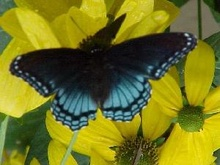
%> input picture imageclassification/extractor/phog/image_0058.jpg, 220 x 165 px, shrunk from 300 x 225 before the run
$ octave --eval "result = PhogDescriptor(imread('image_0058.jpg'));"   (GNU Octave 9; MATLAB toolbox functions it lacks are replaced by stand-ins)
%> lines starting %> are read from the running program, lines starting %| are printed output that depends on the picture; in (x1, y1, x2, y2) boxes, pixels count from 0 and x2, y2 are one past the last pixel; in counts of white or black regions, pixels touching at a corner belong together; the program's own positions count from 1
### imageclassification/extractor/phog/anna_binMatrix.m
function [bm bv] = anna_BinMatrix(A,E,G,angle,bin)
% anna_BINMATRIX Computes a Matrix (bm) with the same size of the image where
% (i,j) position contains the histogram value for the pixel at position (i,j)
% and another matrix (bv) where the position (i,j) contains the gradient
% value for the pixel at position (i,j)
%
%IN:
%	A - Matrix containing the angle values
%	E - Edge Image
%   G - Matrix containing the gradient values
%	angle - 180 or 360%
%   bin - Number of bins on the histogram
%	angle - 180 or 360
%OUT:
%	bm - matrix with the histogram values
%   bv - matrix with the graident values (only for the pixels belonging to
%   and edge)

[contorns,n] = bwlabel(E);
X = size(E,2);
Y = size(E,1);
bm = zeros(Y,X);
bv = zeros(Y,X);

nAngle = angle/bin;

for i=1:n
    [posY,posX] = find(contorns==i);
    for j=1:size(posY,1)
        pos_x = posX(j,1);
        pos_y = posY(j,1);

        b = ceil(A(pos_y,pos_x)/nAngle);
        if b==0, bin= 1; end
        if G(pos_y,pos_x)>0
            bm(pos_y,pos_x) = b;
            bv(pos_y,pos_x) = G(pos_y,pos_x);
        end
    end
end

### imageclassification/extractor/phog/anna_phogDescriptor.m
function p = anna_PhogDescriptor(bh,bv,L,bin)
% anna_PHOGDESCRIPTOR Computes Pyramid Histogram of Oriented Gradient over a ROI.
%
%IN:
%	bh - matrix of bin histogram values
%	bv - matrix of gradient values
%   L - number of pyramid levels
%   bin - number of bins
%
%OUT:
%	p - pyramid histogram of oriented gradients (phog descriptor)

p = [];
%level 0
for b=1:bin
    ind = bh==b;
    p = [p;sum(bv(ind))];
end

cella = 1;
for l=1:L
    x = fix(size(bh,2)/(2^l));
    y = fix(size(bh,1)/(2^l));
    xx=0;
    yy=0;
    while xx+x<=size(bh,2)
        while yy +y <=size(bh,1)
            bh_cella = [];
            bv_cella = [];

            bh_cella = bh(yy+1:yy+y,xx+1:xx+x);
            bv_cella = bv(yy+1:yy+y,xx+1:xx+x);

            for b=1:bin
                ind = bh_cella==b;
                p = [p;sum(bv_cella(ind))];
            end
            yy = yy+y;
        end
        cella = cella+1;
        yy = 0;
        xx = xx+x;
    end
end
if sum(p)~=0
    p = p/sum(p);
end

### imageclassification/extractor/phog/PhogDescriptor.m
function p = PhogDescriptor(Img)
%@descript: Computing the phog descriptor
%@param: img - image data, rgb or gray
%@return: desc - the desc descriptor, float, [0.0 1.0] sum(desc) = 1
%         dimensions = 680
%@example:
%         im = imread('rice.png');
%         phog = PhogDescriptor(im);

bin = 8;
angle = 360;
L=3;

[m,n,k] = size(Img);
%> m = 165; n = 220; k = 3
roi = [1;m;1;n];
%> roi = [1; 165; 1; 220]
if size(Img,3) == 3
    G = rgb2gray(Img);
else
    G = Img;
end
bh = [];
bv = [];

if sum(sum(G))>100
    E = edge(G,'canny');
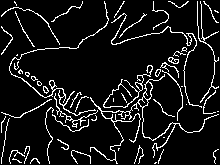
%> E: size 165x220 logical; 9% white in thin lines or dots
    [GradientX,GradientY] = gradient(double(G));
    GradientYY = gradient(GradientY);
    Gr = sqrt((GradientX.*GradientX)+(GradientY.*GradientY));

    index = GradientX == 0;
%> index: size 165x220 logical; 5.7% white in thin lines or dots
    GradientX(index) = 1e-5;
%> GradientX: size 165x220 double; min -88.5, max 78.5, mean -0.1; mean of the top-left, top-right, bottom-left and bottom-right quarters -0.8, 0.3, -0.3, 0.2

    YX = GradientY./GradientX;
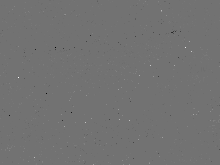
%> YX: size 165x220 double; min -5600000, max 6850000, mean 486.3; drawn with min black and max white
    if angle == 180, A = ((atan(YX)+(pi/2))*180)/pi; end
    if angle == 360, A = ((atan2(GradientY,GradientX)+pi)*180)/pi; end
%> after `A = ((atan2(GradientY,GradientX)+pi)*180)/pi`:
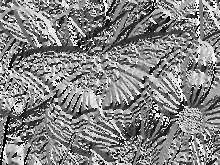
%> A: size 165x220 double; min 0.69, max 360, mean 188.4; drawn with min black and max white

    [bh bv] = anna_binMatrix(A,E,Gr,angle,bin);
%> in anna_BinMatrix, `[contorns,n] = bwlabel(E);`:
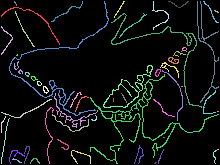
%> contorns: size 165x220 double; 58 distinct labels, from 0 to 57; one colour per label, 0 black
%> in anna_BinMatrix, `[contorns,n] = bwlabel(E);`: n = 57
%> the loop in anna_BinMatrix, `for i=1:n` made 57 passes
%> (posY, posX) on passes 9, 12, 13, 15, 17: ([2; 3; 3; 4; 5; 6], [15; 15; 16; 16; 17; 17]), ([56; 55; 56], [17; 18; 18]), ([72; 73; 71; 72; 73; 74; 70; 71; 74; 71; 72; 72; 73; 74], [19; 19; 20; 20; 20; 20; 21; 21; 21; 22; 22; 23; 23; 23]), ([73; 74; 75; 73; 76; 73; 76; 77; 73; 74; 76; 77; 74; 75], [26; 26; 26; 27; 27; 28; 28; 28; 29; 29; 29; 29; 30; 30]), ([77; 78; 79; 77; 80; 77; 81; 77; 78; 81; 78; 79; 80; 80; 80], [32; 32; 32; 33; 33; 34; 34; 35; 35; 35; 36; 36; 36; 37; 38])
%> posY on passes 36, 49: [94; 95; 96; 96; 97; 98; 98; 99; 100; 100; 101; 102; 103], [52; 49; 50; 51; 48; 49; 51; 48; 51; 48; 51; 49; 50; 52]
%> after the loop in anna_BinMatrix, `for i=1:n`:
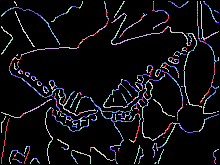
%> bm: size 165x220 double; 9 distinct labels, from 0 to 8; one colour per label, 0 black
%> after the loop in anna_BinMatrix, `for i=1:n`:
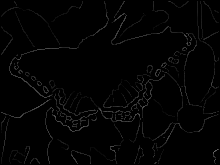
%> bv: size 165x220 double; min 0, max 107.9, mean 3.2
%> after the loop in anna_BinMatrix, `for i=1:n`: bin = 8
else
    bh = zeros(size(I,1),size(I,2));
    bv = zeros(size(I,1),size(I,2));
end

bh_roi = bh(roi(1,1):roi(2,1),roi(3,1):roi(4,1));
bv_roi = bv(roi(1,1):roi(2,1),roi(3,1):roi(4,1));
p = anna_phogDescriptor(bh_roi,bv_roi,L,bin);
%> the loop in anna_PhogDescriptor, `for b=1:bin` made 8 passes
%> p on passes 1 to 6: 13389.3, [13389.3; 20005.8], [13389.3; 20005.8; 9597.5], [13389.3; 20005.8; 9597.5; 10788.7], [13389.3; 20005.8; 9597.5; 10788.7; 20087.3], [13389.3; 20005.8; 9597.5; 10788.7; 20087.3; 14012.3]
%> pass 3, in anna_PhogDescriptor, `ind = bh==b;`:
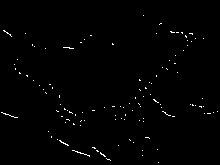
%> ind: size 165x220 logical; 0.84% white in thin lines or dots, all inside (x1, y1, x2, y2) = (1, 15, 218, 163)
%> after the loop in anna_PhogDescriptor, `for l=1:L`: cella = 15; p = 680 values, max 20087.3 at index 5, min 0 at index 41, mean 680.9
%> in anna_PhogDescriptor, `p = p/sum(p);`: p = 680 values, max 0.0434 at index 5, min 0 at index 41, mean 0.00147
%> `result = PhogDescriptor(imread('image_0058.jpg'));`: result has the same summary as p in anna_PhogDescriptor
